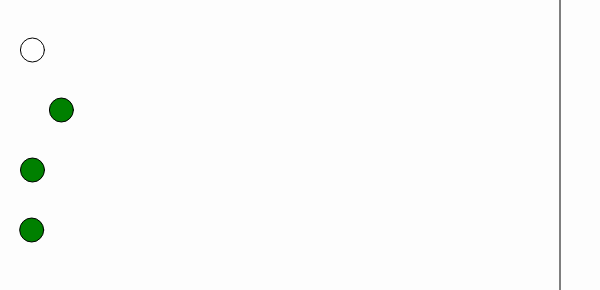
Frame 1 (no input)
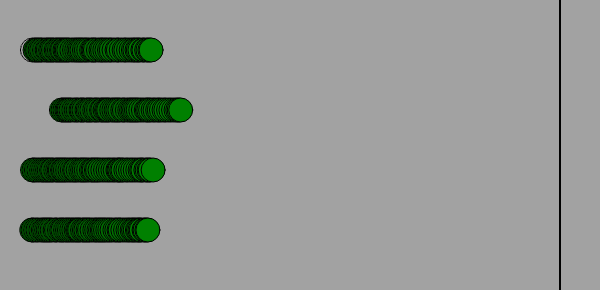
Frame 60 (no input)
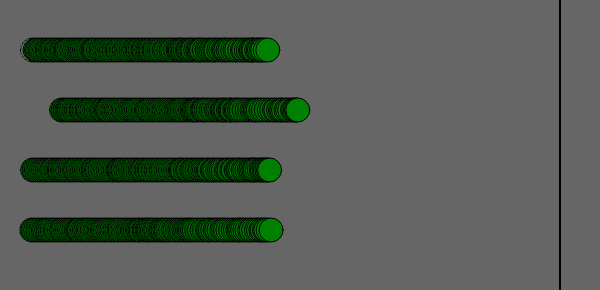
Frame 120 (the mouse pressed at the canvas centre since frame 60)

The p5.js sketch that drew these frames (run headless with seeded random() and noise() and a simulated clock; from frame 60 on, the mouse is pressed at the canvas centre):

// p5.js sketch
// ── sketch.js
let racerXs = [30, 60,30,30];
let startY = 50;
let yStep = 60;
let finishX = 560;

function setup() {
  createCanvas(600, startY + yStep * racerXs.length);
}

function draw() {
  background(10,2);
  line(finishX, 0, finishX, height);
  for (let i = 0; i < racerXs.length; i++) {
    let y = startY + yStep * i;
    if (racerXs[i] < finishX) {
      racerXs[i] += random(1, 3);
    }else{
        racerXs=[30, 60, 30, 30];
    }
    circle(racerXs[i], y, 24);
    fill("green");
  }
}
